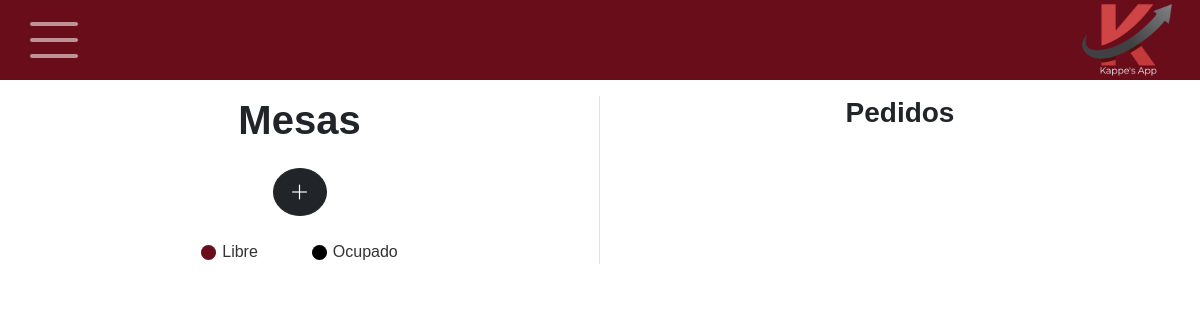
The app's page /, older data.
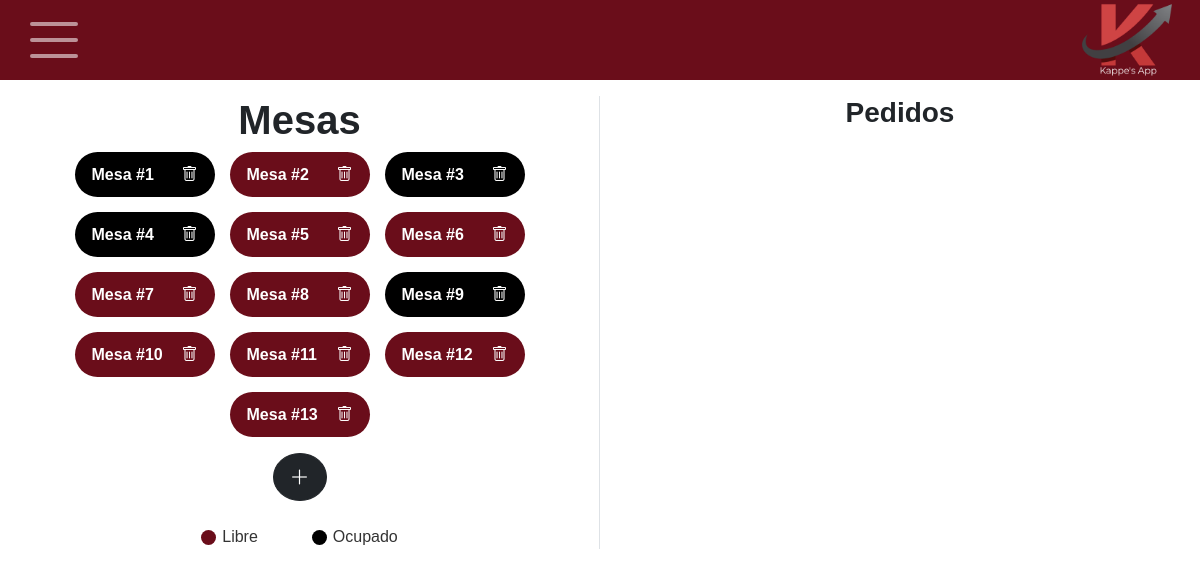
The same page, newer data.
### principal/models/mesa.py (models this page shows, shortened)
class Mesa(models.Model):
    id_mesa = models.AutoField(primary_key=True)
    numero = models.PositiveIntegerField(unique=True)
    estado = models.BooleanField(default=True);

### principal/views/views_home.py (the view)
# urls.py: 2. Add a URL to urlpatterns:  path('', views.home, name='home')
def home(request):
    mesas = Mesa.objects.all().order_by("numero")  # obtener todas las mesas ordenadas
    return render(request, "home.html", {"mesas": mesas})

### templates/home.html (shortened to what this page needs)
{% extends "base.html" %}
{% load static %}
 {% block extra_css %}
    <link rel="stylesheet" href="{% static 'css/home.css' %}">
  {% endblock %}
{% block content %}
<div class="row">
  <div class="col-md-6 border-end">
    <h1 class="text-center fw-bold">Mesas</h1>
    <div class="contenedor-mesas">
      {% for mesa in mesas %}
          <div class="mesa-botones {% if mesa.estado %}mesa-libre{% else %}mesa-ocupada{% endif %} d-flex align-items-center justify-content-between px-3 py-2 rounded-pill">
            <form method="post" action="{% url 'estado_mesa' mesa.id_mesa %}" class="m-0">
              <button type="submit" class="btn text-white p-0 fw-bold">
                Mesa #{{ mesa.numero }}
              </button>
            </form>
            <a href="{% url 'confirmar_eliminar_mesa' mesa.id_mesa %}" class="btn btn-link text-white p-0">
              <i class="bi bi-trash ms-2"></i>
            </a>
          </div>
        {% endfor %}
    </div>
    <div class="d-flex justify-content-center mt-3">
      <form method="post" action="{% url 'agregar_mesa' %}">
        <button type="submit" class="btn btn-dark btn-lg rounded-circle d-flex align-items-center justify-content-center">
          <i class="bi bi-plus-lg"></i>
        </button>
      </form>
    </div>
    <div class="leyenda text-center mt-4">
      <span class="leyenda-item">
        <span class="dot libre"></span> Libre
      </span>
      <span class="leyenda-item ms-4">
        <span class="dot ocupado"></span> Ocupado
      </span>
    </div>
  </div>
  <div class="col-md-6">
    <h3 class="text-center fw-bold">Pedidos</h3>
  </div>
</div>
{% endblock %}

### templates/base.html (shortened to what this page needs)
{% load static %}
<!DOCTYPE html>
<html lang="es">
<head>
  <link href="https://cdn.jsdelivr.net/npm/bootstrap@5.3.0/dist/css/bootstrap.min.css" rel="stylesheet">
  <link rel="stylesheet" href="https://cdn.jsdelivr.net/npm/bootstrap-icons@1.11.3/font/bootstrap-icons.css">
  <link rel="stylesheet" href="{% static 'css/base.css' %}">
  {% block extra_css %}{% endblock %}
</head>
<body>
  <nav class="navbar navbar-dark">
    <div class="container-fluid">
      <button class="navbar-toggler fs-1 shadow-none border-0" type="button" data-bs-toggle="offcanvas" data-bs-target="#menuLateral" aria-controls="menuLateral">
        <span class="navbar-toggler-icon"></span>
      </button>
      <a class="navbar-brand ms-auto" href="{% url 'home' %}">
        <img src="{% static 'img/logo_kappesApp_sinfondo.png' %}" alt="">
      </a>
    </div>
  </nav>
  <div class="container-fluid mt-3">
    {% block content %}{% endblock %}
  </div>
</body>
</html>

### static/css/base.css (style rules this page uses)
body { font-family: Arial, sans-serif; }
.navbar { background-color: #6a0d1a; height: 80px; }
.navbar-brand img { width: 90px; height: 90px; margin-top: -18px; }
.navbar-toggler { margin-top: -18px; }

### static/css/home.css (style rules this page uses)
.contenedor-mesas { display: flex; flex-wrap: wrap; gap: 15px; justify-content: center; }
.mesa-botones { color: white; width: 140px; height: 45px; display: flex; align-items: center; justify-content: space-between; padding: 0 12px; border-radius: 25px; white-space: nowrap; }
.leyenda { display: flex; justify-content: center; align-items: center; gap: 30px; font-size: 1rem; color: #333; margin-top: 20px; }
.leyenda-item { display: flex; align-items: center; gap: 6px; font-weight: 500; }
.dot { width: 15px; height: 15px; border-radius: 50%; display: inline-block; }
.dot.libre { background-color: #6a0d1a; }
.dot.ocupado { background-color: #000; }
.mesa-libre { background-color: #6a0d1a; color: white; }
.mesa-ocupada { background-color: #000; color: white; }

Row changes from the older to the newer data that the page shows:
added Mesa: numero "1", estado False (drawn)
added Mesa: numero "2"
added Mesa: numero "3", estado False (drawn)
added Mesa: numero "4", estado False (drawn)
added Mesa: numero "5"
added Mesa: numero "6"
added Mesa: numero "7"
added Mesa: numero "8"
added Mesa: numero "9", estado False (drawn)
added Mesa: numero "10"
added Mesa: numero "11"
added Mesa: numero "12"
added Mesa: numero "13"
